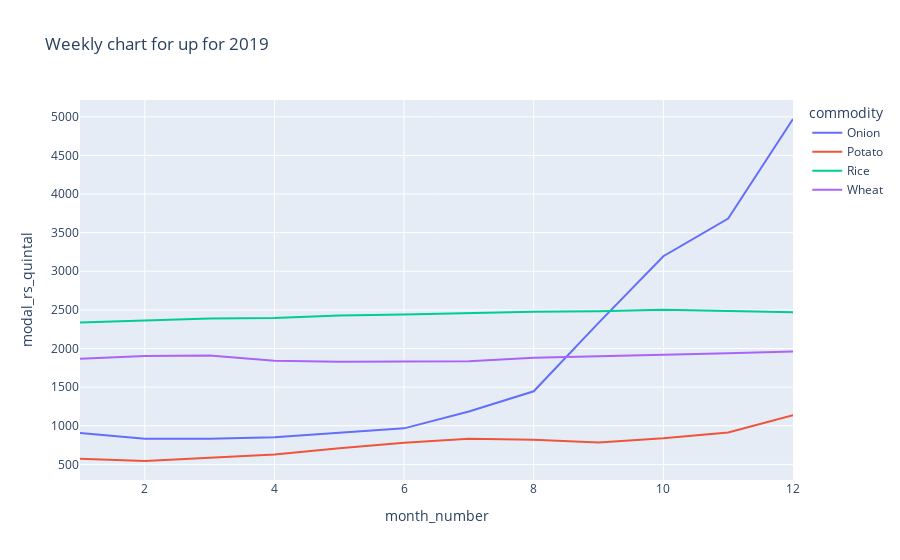
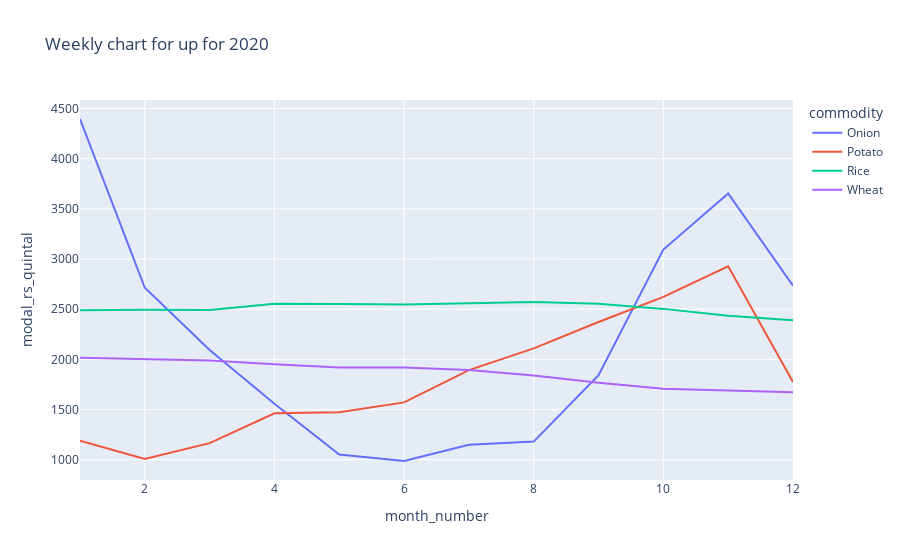
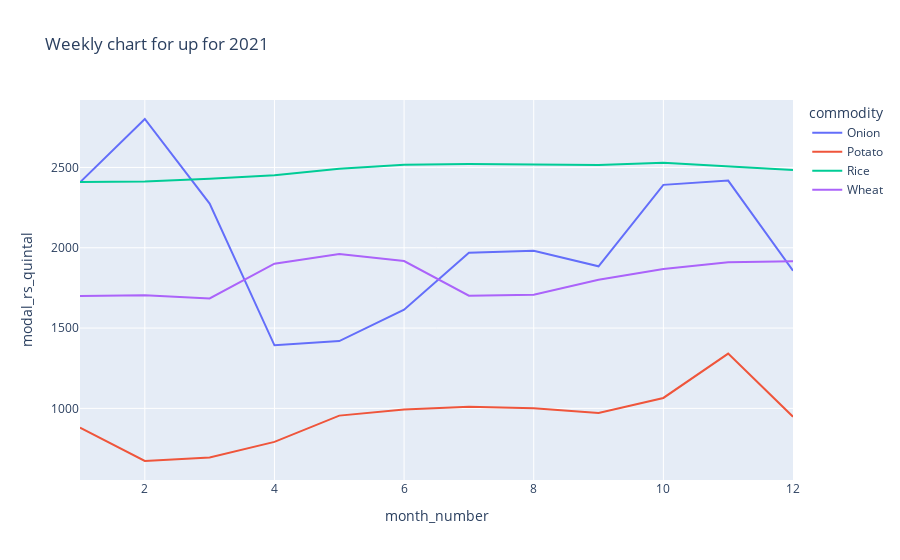
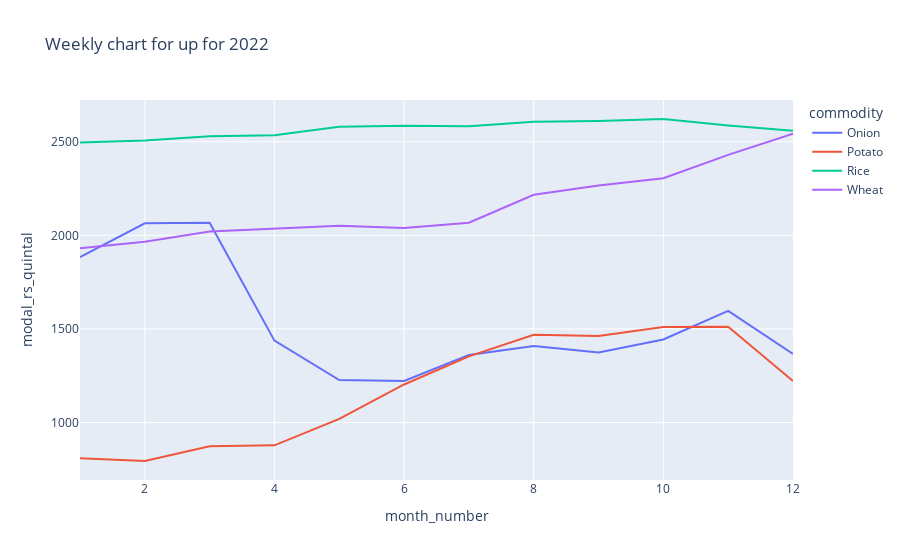

Write notebook code for charts like these, in order.
### Markdown cell above
## Monthly Plots

### Code cell
for state, df in STATE_DFS.items():
    for year in YEARS:
        df['state'] = state
        df['datetime'] = pd.to_datetime(df['date'])
        df['day_of_week_name'] = df['datetime'].dt.day_name()
        df['month_number'] = df['datetime'].dt.month
        df['week_number'] = df['datetime'].dt.isocalendar().week
        state_year = df[df['year'] == year]
        state_year_gb = state_year.groupby(['month_number',"commodity"]).agg({"modal_rs_quintal" : "mean"}).reset_index()
        fig = px.line(state_year_gb, x="month_number", y="modal_rs_quintal",color="commodity", title=f'Weekly chart for {state} for {year}')
        fig.show()

### Figure 1 — Plotly figure (JSON) as saved in the notebook; plotly's stock layout.template omitted (floating-point values rounded to 4 significant figures)
{"data": [{"hovertemplate": "commodity=Onion<br>month_number=%{x}<br>modal_rs_quintal=%{y}<extra></extra>", "legendgroup": "Onion", "line": {"color": "#636efa", "dash": "solid"}, "marker": {"symbol": "circle"}, "mode": "lines", "name": "Onion", "orientation": "v", "showlegend": true, "type": "scatter", "x": [1, 2, 3, 4, 5, 6, 7, 8, 9, 10, 11, 12], "xaxis": "x", "y": [905.2, 832.6, 833.4, 852.3, 908.9, 966.3, 1184.0, 1446.0, 2332.0, 3195.0, 3683.0, 4971.0], "yaxis": "y"}, {"hovertemplate": "commodity=Potato<br>month_number=%{x}<br>modal_rs_quintal=%{y}<extra></extra>", "legendgroup": "Potato", "line": {"color": "#EF553B", "dash": "solid"}, "marker": {"symbol": "circle"}, "mode": "lines", "name": "Potato", "orientation": "v", "showlegend": true, "type": "scatter", "x": [1, 2, 3, 4, 5, 6, 7, 8, 9, 10, 11, 12], "xaxis": "x", "y": [574.5, 543.8, 584.7, 626.9, 709.0, 780.3, 830.3, 820.1, 783.7, 837.7, 913.4, 1137.0], "yaxis": "y"}, {"hovertemplate": "commodity=Rice<br>month_number=%{x}<br>modal_rs_quintal=%{y}<extra></extra>", "legendgroup": "Rice", "line": {"color": "#00cc96", "dash": "solid"}, "marker": {"symbol": "circle"}, "mode": "lines", "name": "Rice", "orientation": "v", "showlegend": true, "type": "scatter", "x": [1, 2, 3, 4, 5, 6, 7, 8, 9, 10, 11, 12], "xaxis": "x", "y": [2338.0, 2361.0, 2388.0, 2394.0, 2426.0, 2441.0, 2464.0, 2478.0, 2484.0, 2502.0, 2486.0, 2469.0], "yaxis": "y"}, {"hovertemplate": "commodity=Wheat<br>month_number=%{x}<br>modal_rs_quintal=%{y}<extra></extra>", "legendgroup": "Wheat", "line": {"color": "#ab63fa", "dash": "solid"}, "marker": {"symbol": "circle"}, "mode": "lines", "name": "Wheat", "orientation": "v", "showlegend": true, "type": "scatter", "x": [1, 2, 3, 4, 5, 6, 7, 8, 9, 10, 11, 12], "xaxis": "x", "y": [1869.0, 1902.0, 1908.0, 1840.0, 1830.0, 1835.0, 1836.0, 1879.0, 1897.0, 1921.0, 1938.0, 1963.0], "yaxis": "y"}], "layout": {"legend": {"title": {"text": "commodity"}, "tracegroupgap": 0}, "title": {"text": "Weekly chart for up for 2019"}, "xaxis": {"anchor": "y", "domain": [0, 1], "title": {"text": "month_number"}}, "yaxis": {"anchor": "x", "domain": [0, 1], "title": {"text": "modal_rs_quintal"}}}}

### Figure 2 — Plotly figure (JSON) as saved in the notebook; plotly's stock layout.template omitted (floating-point values rounded to 4 significant figures)
{"data": [{"hovertemplate": "commodity=Onion<br>month_number=%{x}<br>modal_rs_quintal=%{y}<extra></extra>", "legendgroup": "Onion", "line": {"color": "#636efa", "dash": "solid"}, "marker": {"symbol": "circle"}, "mode": "lines", "name": "Onion", "orientation": "v", "showlegend": true, "type": "scatter", "x": [1, 2, 3, 4, 5, 6, 7, 8, 9, 10, 11, 12], "xaxis": "x", "y": [4395.0, 2714.0, 2094.0, 1558.0, 1053.0, 987.7, 1150.0, 1181.0, 1842.0, 3094.0, 3653.0, 2734.0], "yaxis": "y"}, {"hovertemplate": "commodity=Potato<br>month_number=%{x}<br>modal_rs_quintal=%{y}<extra></extra>", "legendgroup": "Potato", "line": {"color": "#EF553B", "dash": "solid"}, "marker": {"symbol": "circle"}, "mode": "lines", "name": "Potato", "orientation": "v", "showlegend": true, "type": "scatter", "x": [1, 2, 3, 4, 5, 6, 7, 8, 9, 10, 11, 12], "xaxis": "x", "y": [1189.0, 1007.0, 1166.0, 1463.0, 1474.0, 1572.0, 1894.0, 2110.0, 2373.0, 2624.0, 2928.0, 1775.0], "yaxis": "y"}, {"hovertemplate": "commodity=Rice<br>month_number=%{x}<br>modal_rs_quintal=%{y}<extra></extra>", "legendgroup": "Rice", "line": {"color": "#00cc96", "dash": "solid"}, "marker": {"symbol": "circle"}, "mode": "lines", "name": "Rice", "orientation": "v", "showlegend": true, "type": "scatter", "x": [1, 2, 3, 4, 5, 6, 7, 8, 9, 10, 11, 12], "xaxis": "x", "y": [2491.0, 2496.0, 2492.0, 2554.0, 2551.0, 2546.0, 2560.0, 2571.0, 2553.0, 2503.0, 2435.0, 2389.0], "yaxis": "y"}, {"hovertemplate": "commodity=Wheat<br>month_number=%{x}<br>modal_rs_quintal=%{y}<extra></extra>", "legendgroup": "Wheat", "line": {"color": "#ab63fa", "dash": "solid"}, "marker": {"symbol": "circle"}, "mode": "lines", "name": "Wheat", "orientation": "v", "showlegend": true, "type": "scatter", "x": [1, 2, 3, 4, 5, 6, 7, 8, 9, 10, 11, 12], "xaxis": "x", "y": [2017.0, 2003.0, 1988.0, 1953.0, 1918.0, 1919.0, 1894.0, 1840.0, 1767.0, 1706.0, 1693.0, 1674.0], "yaxis": "y"}], "layout": {"legend": {"title": {"text": "commodity"}, "tracegroupgap": 0}, "title": {"text": "Weekly chart for up for 2020"}, "xaxis": {"anchor": "y", "domain": [0, 1], "title": {"text": "month_number"}}, "yaxis": {"anchor": "x", "domain": [0, 1], "title": {"text": "modal_rs_quintal"}}}}

### Figure 3 — Plotly figure (JSON) as saved in the notebook; plotly's stock layout.template omitted (floating-point values rounded to 4 significant figures)
{"data": [{"hovertemplate": "commodity=Onion<br>month_number=%{x}<br>modal_rs_quintal=%{y}<extra></extra>", "legendgroup": "Onion", "line": {"color": "#636efa", "dash": "solid"}, "marker": {"symbol": "circle"}, "mode": "lines", "name": "Onion", "orientation": "v", "showlegend": true, "type": "scatter", "x": [1, 2, 3, 4, 5, 6, 7, 8, 9, 10, 11, 12], "xaxis": "x", "y": [2407.0, 2802.0, 2275.0, 1392.0, 1419.0, 1614.0, 1969.0, 1982.0, 1885.0, 2392.0, 2418.0, 1857.0], "yaxis": "y"}, {"hovertemplate": "commodity=Potato<br>month_number=%{x}<br>modal_rs_quintal=%{y}<extra></extra>", "legendgroup": "Potato", "line": {"color": "#EF553B", "dash": "solid"}, "marker": {"symbol": "circle"}, "mode": "lines", "name": "Potato", "orientation": "v", "showlegend": true, "type": "scatter", "x": [1, 2, 3, 4, 5, 6, 7, 8, 9, 10, 11, 12], "xaxis": "x", "y": [880.7, 672.3, 694.4, 791.1, 954.8, 993.6, 1011.0, 1001.0, 971.3, 1065.0, 1341.0, 948.0], "yaxis": "y"}, {"hovertemplate": "commodity=Rice<br>month_number=%{x}<br>modal_rs_quintal=%{y}<extra></extra>", "legendgroup": "Rice", "line": {"color": "#00cc96", "dash": "solid"}, "marker": {"symbol": "circle"}, "mode": "lines", "name": "Rice", "orientation": "v", "showlegend": true, "type": "scatter", "x": [1, 2, 3, 4, 5, 6, 7, 8, 9, 10, 11, 12], "xaxis": "x", "y": [2409.0, 2413.0, 2430.0, 2452.0, 2492.0, 2516.0, 2521.0, 2516.0, 2515.0, 2529.0, 2509.0, 2484.0], "yaxis": "y"}, {"hovertemplate": "commodity=Wheat<br>month_number=%{x}<br>modal_rs_quintal=%{y}<extra></extra>", "legendgroup": "Wheat", "line": {"color": "#ab63fa", "dash": "solid"}, "marker": {"symbol": "circle"}, "mode": "lines", "name": "Wheat", "orientation": "v", "showlegend": true, "type": "scatter", "x": [1, 2, 3, 4, 5, 6, 7, 8, 9, 10, 11, 12], "xaxis": "x", "y": [1699.0, 1704.0, 1685.0, 1901.0, 1960.0, 1917.0, 1702.0, 1707.0, 1801.0, 1868.0, 1910.0, 1916.0], "yaxis": "y"}], "layout": {"legend": {"title": {"text": "commodity"}, "tracegroupgap": 0}, "title": {"text": "Weekly chart for up for 2021"}, "xaxis": {"anchor": "y", "domain": [0, 1], "title": {"text": "month_number"}}, "yaxis": {"anchor": "x", "domain": [0, 1], "title": {"text": "modal_rs_quintal"}}}}

### Figure 4 — Plotly figure (JSON) as saved in the notebook; plotly's stock layout.template omitted (floating-point values rounded to 4 significant figures)
{"data": [{"hovertemplate": "commodity=Onion<br>month_number=%{x}<br>modal_rs_quintal=%{y}<extra></extra>", "legendgroup": "Onion", "line": {"color": "#636efa", "dash": "solid"}, "marker": {"symbol": "circle"}, "mode": "lines", "name": "Onion", "orientation": "v", "showlegend": true, "type": "scatter", "x": [1, 2, 3, 4, 5, 6, 7, 8, 9, 10, 11, 12], "xaxis": "x", "y": [1883.0, 2065.0, 2067.0, 1438.0, 1227.0, 1222.0, 1360.0, 1408.0, 1374.0, 1443.0, 1596.0, 1366.0], "yaxis": "y"}, {"hovertemplate": "commodity=Potato<br>month_number=%{x}<br>modal_rs_quintal=%{y}<extra></extra>", "legendgroup": "Potato", "line": {"color": "#EF553B", "dash": "solid"}, "marker": {"symbol": "circle"}, "mode": "lines", "name": "Potato", "orientation": "v", "showlegend": true, "type": "scatter", "x": [1, 2, 3, 4, 5, 6, 7, 8, 9, 10, 11, 12], "xaxis": "x", "y": [809.2, 794.3, 873.2, 878.0, 1019.0, 1203.0, 1353.0, 1469.0, 1462.0, 1510.0, 1511.0, 1222.0], "yaxis": "y"}, {"hovertemplate": "commodity=Rice<br>month_number=%{x}<br>modal_rs_quintal=%{y}<extra></extra>", "legendgroup": "Rice", "line": {"color": "#00cc96", "dash": "solid"}, "marker": {"symbol": "circle"}, "mode": "lines", "name": "Rice", "orientation": "v", "showlegend": true, "type": "scatter", "x": [1, 2, 3, 4, 5, 6, 7, 8, 9, 10, 11, 12], "xaxis": "x", "y": [2495.0, 2507.0, 2530.0, 2535.0, 2580.0, 2585.0, 2583.0, 2607.0, 2610.0, 2622.0, 2587.0, 2559.0], "yaxis": "y"}, {"hovertemplate": "commodity=Wheat<br>month_number=%{x}<br>modal_rs_quintal=%{y}<extra></extra>", "legendgroup": "Wheat", "line": {"color": "#ab63fa", "dash": "solid"}, "marker": {"symbol": "circle"}, "mode": "lines", "name": "Wheat", "orientation": "v", "showlegend": true, "type": "scatter", "x": [1, 2, 3, 4, 5, 6, 7, 8, 9, 10, 11, 12], "xaxis": "x", "y": [1930.0, 1966.0, 2020.0, 2037.0, 2051.0, 2040.0, 2067.0, 2217.0, 2266.0, 2305.0, 2430.0, 2544.0], "yaxis": "y"}], "layout": {"legend": {"title": {"text": "commodity"}, "tracegroupgap": 0}, "title": {"text": "Weekly chart for up for 2022"}, "xaxis": {"anchor": "y", "domain": [0, 1], "title": {"text": "month_number"}}, "yaxis": {"anchor": "x", "domain": [0, 1], "title": {"text": "modal_rs_quintal"}}}}
